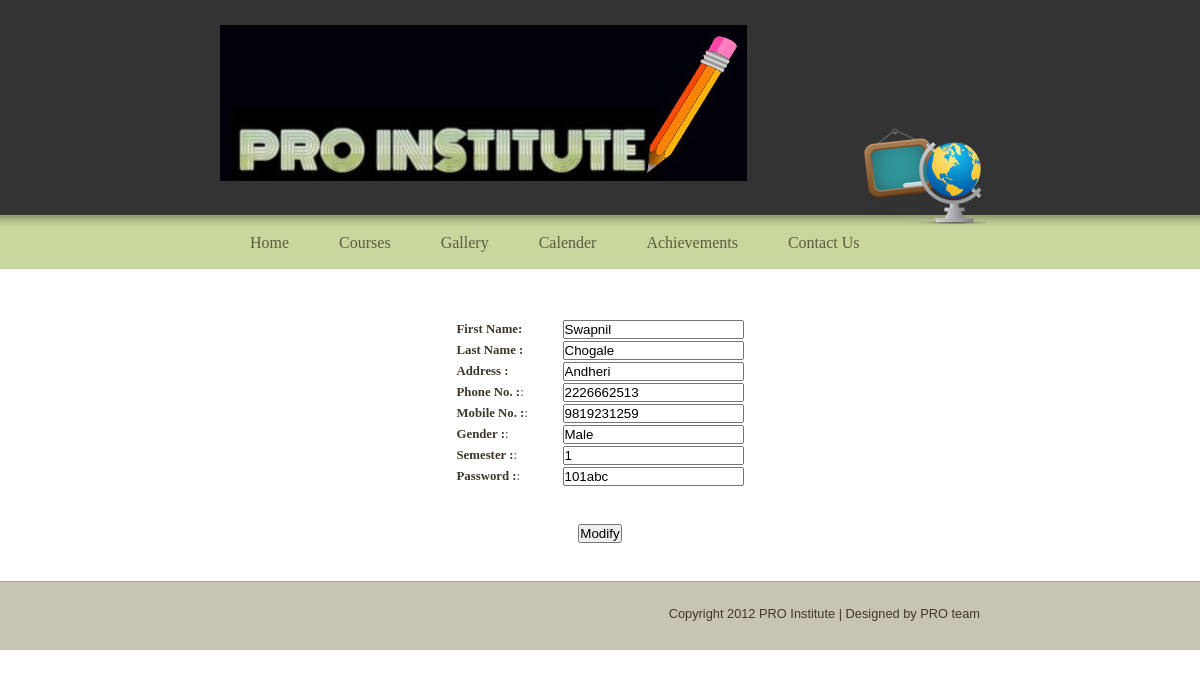
Screenshot of /PRO/modify2.php?id=101 with the database file from the repository.
### tables this page shows
CREATE TABLE IF NOT EXISTS `students` (
  `Rollno` int(11) NOT NULL,
  `Fname` text NOT NULL,
  `Lname` text NOT NULL,
  `Address` varchar(75) NOT NULL,
  `PhoneNo` decimal(11,0) NOT NULL,
  `MobileNo` decimal(11,0) NOT NULL,
  `Gender` text NOT NULL,
  `Semester` int(11) NOT NULL,
  `Password` varchar(16) NOT NULL,
  PRIMARY KEY (`Rollno`)
);

### PRO/modify2.php (the view, shortened to what this page needs)
<!DOCTYPE html>
<html>
<head>
<link rel='stylesheet' type='text/css' href='http://cdn1.editmysite.com/editor/libraries/fancybox/fancybox.css?1349735617'></script>
<link rel='stylesheet' href='http://cdn1.editmysite.com/editor/images/common/common-v2.css?buildTime=1349735617' type='text/css' />
<link rel='stylesheet' type='text/css' href='files/main_style.css?1349893634' title='wsite-theme-css' />
</head>
<body class='wsite-theme-light no-header-page wsite-page-visitor'>
<div id="header-wrapper">
	<div id="header-top">
		<div id="icon"></div>
		<table id="header">
			<tr>
				<td id="logo"><span class='wsite-logo'><a href=''><img src='uploads/1/3/9/3/13935928/logo.jpg' /></a></span></td>
				<td id="header-right">
				</td>
			</tr>
		</table>
	</div>
</div>
<div id="wrapper">
	<div id="content-wrapper">
		<div id="navigation">
			<ul><li id='pg756757160479977039'><a href='index.html'>Home</a></li><li id='pg104995124809686092'><a href='courses.html'>Courses</a></li><li id='pg830857762625900092'><a href='gallery.html'>Gallery</a></li><li id='pg606659361367116278'><a href='calender.html'>Calender</a></li><li id='pg830396505791146032'><a href='achievements.html'>Achievements</a></li><li id='pg191142817225846313'><a href='contact-us.html'>Contact Us</a></li></ul>
		</div>
		<div id="content">
		</div>
	</div>
</div>
<div align="center">
    <?php
	 $id=$_REQUEST['id'];
	 $link=mysql_connect("localhost","root","") or die("Cannot Connect to the database!");
	 $query="SELECT * FROM students WHERE rollno='".$id."'";
		 $resource=mysql_query($query,$link) or die ("An unexpected error occured while <b>modifying</b> the record, Please try again!");
		  $result=mysql_fetch_array($resource);
	 ?>
     <form id="form1" name="form1" method="get" action="modify3.php">
        <table align="center" width="291" border="0">
          <tr>
            <td width="129"><strong>First Name:</strong></td>
            <td width="152">
            <label>
              <input name="fname" type="text" id="textfield" value="<?php echo $result[1] ?>" />
            </label></td>
          </tr>
          <tr>
            <td><strong>Last Name :</strong></td>
            <td><input type="text" name="lname" id="textfield2" value="<?php echo $result[2] ?>" /></td>
          </tr>
          <tr>
            <td><strong>Address :</strong></td>
            <td><input type="text" name="address" id="textfield3" value="<?php echo $result[3] ?>" /></td>
          </tr>
		  <tr>
            <td><strong>Phone No. :</strong>:</td>
            <td><input type="text" name="phoneno" id="textfield4" value="<?php echo $result[4] ?>" /></td>
          </tr>
		  <tr>
            <td><strong>Mobile No. :</strong>:</td>
            <td><input type="text" name="mobileno" id="textfield5" value="<?php echo $result[5] ?>" /></td>
          </tr>
		  <tr>
            <td><strong>Gender :</strong>:</td>
            <td><input type="text" name="gender" id="textfield6" value="<?php echo $result[6] ?>" /></td>
          </tr>
		  <tr>
            <td><strong>Semester :</strong>:</td>
            <td><input type="text" name="semester" id="textfield7" value="<?php echo $result[7] ?>" /></td>
          </tr>
		  <tr>
            <td><strong>Password :</strong>:</td>
            <td><input type="text" name="password" id="textfield8" value="<?php echo $result[8] ?>" /></td>
          </tr>
        </table>
		<br></br>
        <p align="center">
          <label>
            <input type="submit" name="button" id="button" value="Modify" />
          </label>
        </p>
		</form>
	</div>
<br></br>
<div id="footer">
	<div id="footer-content"><div id="footer-content"> Copyright 2012 PRO Institute | Designed by PRO team </div></div>
</div>
</body>
</html>

### PRO/files/main_style.css (style rules this page uses)
* { margin: 0; padding: 0; }
body { background-color: #fffff; font-family: Georgia, "Times New Roman", Times, serif; font-size: .8em; color: #3e382a; margin: 0; padding: 0; }
p { line-height: 1.5; }
p { padding: .5em 0; }
#header-top { width: 760px; margin: 0 auto; }
#wrapper { margin-top: -19px; background: #fff url(theme/background.png?528507) repeat-x center top; }
#content-wrapper { position: relative; width: 760px; margin: 0 auto; }
#icon { background: transparent url(theme/icons.png?528507) no-repeat center bottom; position: absolute; z-index: 10; left: 644px; bottom: 10px; width: 122px; height: 96px; }
a { color: #a2ac81; text-decoration: none; }
#header-top { position: relative; }
#header-wrapper { background-color: #333333; }
#logo, #logo a, #logo .wsite-logo a { color: #fff; text-decoration: none; }
#content { margin-top: 24px; padding-bottom: 25px; }
#navigation { margin: 0 0 11px 0; height: 43px; width: 700px; float: left; position: relative; z-index: 11; }
#navigation ul { margin: 0; padding: 0; }
#navigation li { float: left; font-size: 16px; text-align: center; list-style: none; margin: 0; height: 35px; }
#navigation a:link { color: #585f3e; text-decoration: none; }
#navigation a { height: 35px; display: inline-block; padding: 19px 20px 0 30px; }
#header { width: 100%; height: 125px; }
#header, #header table { border-collapse: collapse; border-spacing: 0; }
#header td { vertical-align: middle; text-align: left; }
#logo { padding: 25px 0 45px 0; font-size: 2.5em; font-style: italic; }
#header-right { padding: 0 140px 20px 10px; }
#footer { background: #C7C4B3 url(theme/footer_background.gif?528507) repeat-x center top; padding-top: 25px; padding-bottom: 29px; text-align: right; }
#footer-content { width: 760px; margin: 0 auto; font-family: "lucida grande", arial, sans-serif; }

### rows the page displays
students: fname "Swapnil", lname "Chogale", address "Andheri", phoneno "2226662513", mobileno "9819231259", gender "Male", semester "1", password "101abc"
